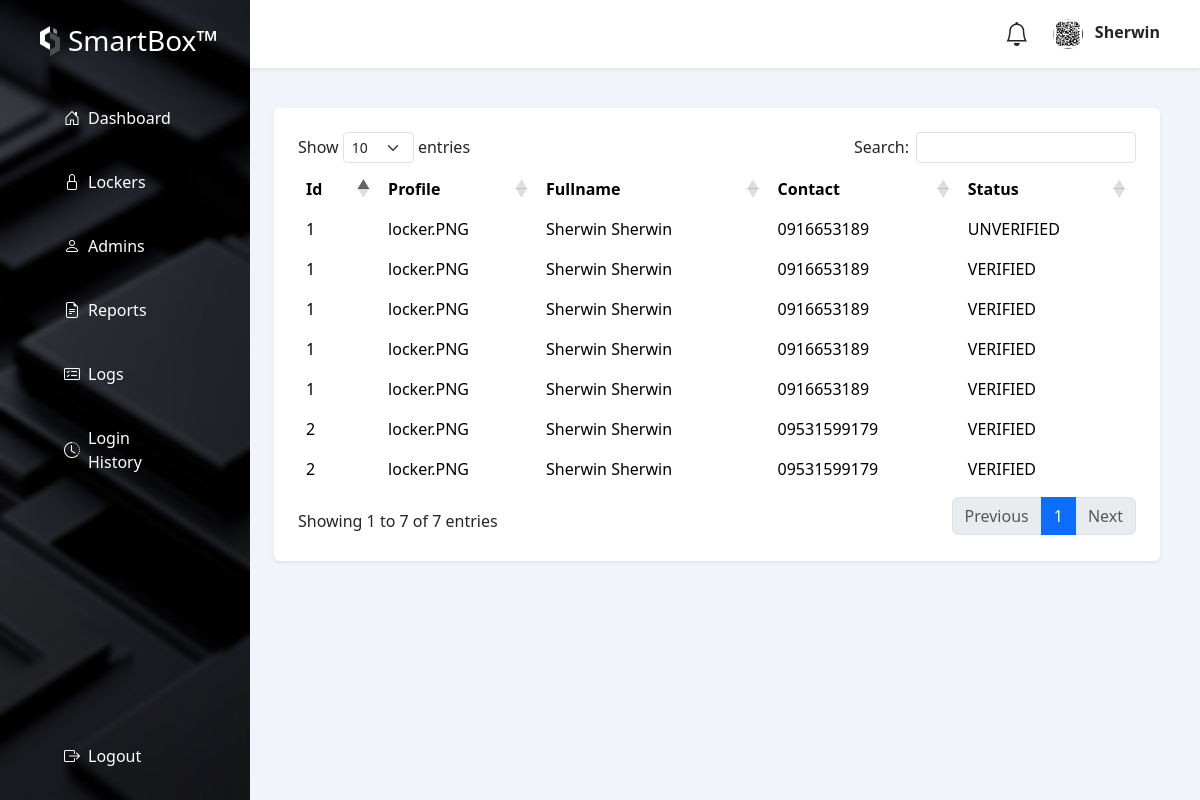
The page /views/admin/account/index.php?view=LOGS (signed in) on the database its author committed.
### tables this page shows
CREATE TABLE `smart_users` (
  `user_id` int(11) NOT NULL,
  `image` varchar(255) NOT NULL,
  `firstname` varchar(50) NOT NULL,
  `lastname` varchar(50) NOT NULL,
  `contact` varchar(50) NOT NULL,
  `email` varchar(50) NOT NULL,
  `password` varchar(255) NOT NULL,
  `unhashed` varchar(50) NOT NULL,
  `code` int(11) NOT NULL,
  `status` varchar(50) DEFAULT 'UNVERIFIED',
  `date_created` date DEFAULT curdate()
);

CREATE TABLE `smart_users_logs` (
  `log_id` int(11) NOT NULL,
  `user_id` int(11) NOT NULL,
  `image` varchar(255) NOT NULL,
  `firstname` varchar(50) NOT NULL,
  `lastname` varchar(50) NOT NULL,
  `contact` varchar(50) NOT NULL,
  `email` varchar(50) NOT NULL,
  `password` varchar(255) NOT NULL,
  `unhashed` varchar(50) NOT NULL,
  `code` int(11) NOT NULL,
  `status` varchar(50) NOT NULL,
  `date_created` timestamp NOT NULL DEFAULT current_timestamp()
);

### controller/UserAccountDbController.php (called while the page is built, shortened)
<?php
include('../../../connection/connection.php');
class smartBox extends DBController
{
    function myAccountAdmin($user_id)
    {
       $query = "CALL smart_LockerAccountSessionAdmin (?)";
        $params = array(
            array(
                "param_type" => "i",
                "param_value" => $user_id
            )
        );
        $accountCredentials = $this->getDBResult($query, $params);
        return $accountCredentials;
    }
    function ActiveRentals()
    {
        $query = "CALL ActiveRentals";
        $activeRental = $this->getDBResult($query);
        return $activeRental;
    }
    function smart_profits()
    {
        $query = "CALL smart_profits";
        $activeProfits = $this->getDBResult($query);
        return $activeProfits;
    }
    function smart_rents()
    {
        $query = "CALL smart_rents";
        $activeRents = $this->getDBResult($query);
        return $activeRents;
    }
    function smart_checkLogs()
    {
        $query = "CALL smart_checkLogs";
        $activeUserLogs = $this->getDBResult($query);
        return $activeUserLogs;
    }
}
$portCont = new smartBox();
?>

### controller/session_admin.php (called while the page is built, shortened)
<?php
$user_id=$_SESSION['user_id'];
?>

### connection/connection.php (called while the page is built, shortened)
<?php
class DBController
{
    private $host = "localhost";
    private $user = "root";
    private $password = "";
    private $database = "smartbox_db";
    private $conn;
    function __construct()
    {
        $this->conn = mysqli_connect($this->host, $this->user, $this->password, $this->database);
    }
    function getDBResult($query, $params = array())
    {
        $sql_statement = $this->conn->prepare($query);
        if (! empty($params)) {
            $this->bindParams($sql_statement, $params);
        }
        $sql_statement->execute();
        $result = $sql_statement->get_result();
        if ($result->num_rows > 0) {
            while ($row = $result->fetch_assoc()) {
                $resultset[] = $row;
            }
        }
        if (! empty($resultset)) {
            return $resultset;
        }
    }
    function bindParams($sql_statement, $params)
    {
        $param_type = "";
        foreach ($params as $query_param) {
            $param_type .= $query_param["param_type"];
        }
        $bind_params[] = & $param_type;
        foreach ($params as $k => $query_param) {
            $bind_params[] = & $params[$k]["param_value"];
        }
        call_user_func_array(array(
            $sql_statement,
            'bind_param'
        ), $bind_params);
    }
}

### views/admin/routes/account/logs.php (the view)
<div class="px-4 overflow-auto" style="max-height: calc(100vh);">
    <div class="row g-3 mb-4">
        <div class="row g-3">
            <div class="col-12">
                <div class="bg-white rounded shadow-sm mb-4 p-4">
                <table id="accountLockerTable" class="table table-borderless">
                    <thead>
                        <tr>
                            <th>Id</th>
                            <th>Profile</th>
                            <th>Fullname</th>
                            <th>Contact</th>
                            <th>Status</th>
                        </tr>
                    </thead>
                    <tbody>
                        <?php
                          $user = $portCont->smart_checkLogs();
                            if (!empty($user)) {
                              foreach ($user as $key => $user) {
                        ?>
                        <tr>
                            <td><?php echo $user['user_id']; ?></td>
                            <td><?php echo $user['image']; ?></td>
                            <td><?php echo $user['firstname']; ?> <?php echo $user['lastname']; ?></td>
                            <td><?php echo $user['contact']; ?></td>
                            <td><?php echo $user['status']; ?></td>
                        </tr>
                        <?php } } ?>
                    </tbody>
                </table>
                </div>
            </div>
        </div>
    </div>
</div>

### views/admin/account/index.php (shortened to what this page needs)
<?php
$view = isset($_GET['view']) ? $_GET['view'] : 'HOME';
include('../../../controller/UserAccountDbController.php');
include('../../../controller/session_admin.php');
$account = $portCont->myAccountAdmin($user_id);
$activeRent = $portCont->ActiveRentals();
$activeProfit = $portCont->smart_profits();
$activeRent = $portCont->smart_rents();
?>
<!DOCTYPE html>
<html lang="en">
<head>
    <link rel="stylesheet" href="../../../public/assets/bootstrap/css/bootstrap.min.css">
    <link rel="stylesheet" href="https://cdnjs.cloudflare.com/ajax/libs/font-awesome/4.7.0/css/font-awesome.min.css">
    <link rel="stylesheet" href="https://cdn.jsdelivr.net/npm/bootstrap-icons@1.11.3/font/bootstrap-icons.min.css">
    <link rel="stylesheet" type="text/css" href="https://cdn.datatables.net/1.12.1/css/dataTables.bootstrap5.min.css">
</head>
<body class="d-flex vh-100" style="background-color: #f1f4fb">
    <div class="d-flex flex-column text-white p-3" style="max-width: 250px; position: relative; background-image: url('../../../public/assets/images/bg.jpg'); background-size: cover;">
        <div class="d-flex align-items-center mb-4 px-4 py-2">
            <img src="../../../public/assets/images/logo.png" class="me-2" alt="Logo" style="width: 20px; height: 30px;">
            <h3 class="text-white m-0">SmartBox™</h3>
        </div>
        <a href="?view=HOME" class="d-flex align-items-center text-white text-decoration-none hover-bg-light rounded mb-2 px-5 py-3 w-100">
            <i class="bi bi-house-door me-2"></i>Dashboard
        </a>
        <a href="?view=LOCKER" class="d-flex align-items-center text-white text-decoration-none hover-bg-light rounded mb-2 px-5 py-3 w-100">
            <i class="bi bi-lock me-2"></i>Lockers
        </a>
        <a href="?view=ADMIN" class="d-flex align-items-center text-white text-decoration-none hover-bg-light rounded mb-2 px-5 py-3 w-100">
            <i class="bi bi-person me-2"></i>Admins
        </a>
        <a href="?view=REPORTS" class="d-flex align-items-center text-white text-decoration-none hover-bg-light rounded mb-2 px-5 py-3 w-100">
            <i class="bi bi-file-earmark-text me-2"></i>Reports
        </a>
        <a href="?view=LOGS" class="d-flex align-items-center text-white text-decoration-none hover-bg-light rounded mb-2 px-5 py-3 w-100">
            <i class="bi bi-card-checklist me-2"></i>Logs
        </a>
        <a href="?view=HISTORY" class="d-flex align-items-center text-white text-decoration-none hover-bg-light rounded px-5 py-3 w-100">
            <i class="bi bi-clock-history me-2"></i>Login History
        </a>
        <div class="mt-auto w-100">
            <a href="./logout.php" class="d-flex align-items-center text-white text-decoration-none hover-bg-light rounded px-5 py-3 w-100">
                <i class="bi bi-box-arrow-right me-2"></i>Logout
            </a>
        </div>
    </div>
    <div class="flex-fill">
        <div class="d-flex justify-content-between align-items-center bg-white shadow-sm p-3 mb-4">
            <div class="d-flex align-items-center">
                <i class="bi bi-bell me-4" style="font-size: 1.5rem;"></i>
                    <span class="fw-bold me-4">
                        <img class="rounded-circle me-2" height="30px" width="30px" src="../users/upload/<?php echo $account[0]['image']; ?>"
                            alt="">
                        <?php echo $account[0]['firstname']; ?>
                    </span>
            </div>
        </div>
        <?php
        if(!empty($view))
        {
            switch($view)
            {
                case "LOGS":
                    include('../routes/account/logs.php');
                    break;
            }
        }
        else
        {
            include('./routes/account/home.php');
        }
        ?>
    </div>
<link rel="stylesheet" type="text/css" href="https://cdn.datatables.net/1.12.1/css/dataTables.bootstrap5.min.css">
</body>
</html>

### rows shown on the page
smart_users: image (picture), firstname "Sherwin"
smart_users_logs: user "1", image "locker.PNG", firstname "Sherwin", lastname "Sherwin", contact "0916653189", status "UNVERIFIED"
smart_users_logs: user "1", image "locker.PNG", firstname "Sherwin", lastname "Sherwin", contact "0916653189", status "VERIFIED"
smart_users_logs: user "1", image "locker.PNG", firstname "Sherwin", lastname "Sherwin", contact "0916653189", status "VERIFIED"
smart_users_logs: user "1", image "locker.PNG", firstname "Sherwin", lastname "Sherwin", contact "0916653189", status "VERIFIED"
smart_users_logs: user "2", image "locker.PNG", firstname "Sherwin", lastname "Sherwin", contact "09531599179", status "VERIFIED"
smart_users_logs: user "1", image "locker.PNG", firstname "Sherwin", lastname "Sherwin", contact "0916653189", status "VERIFIED"
smart_users_logs: user "2", image "locker.PNG", firstname "Sherwin", lastname "Sherwin", contact "09531599179", status "VERIFIED"
